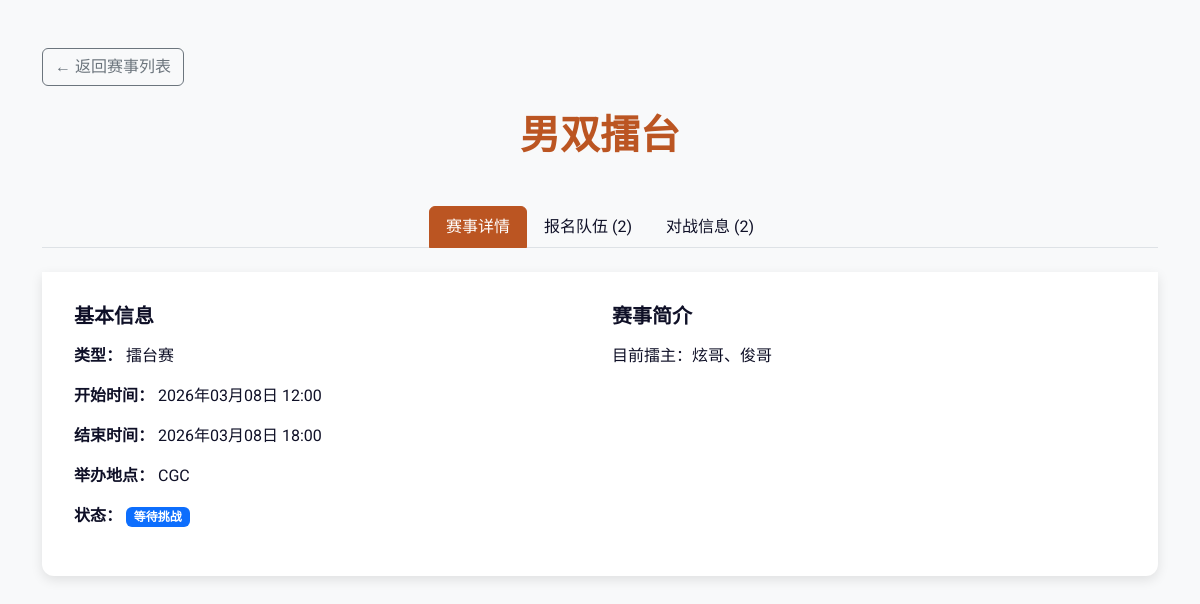
/event/1/, run on an earlier commit of the app's database.
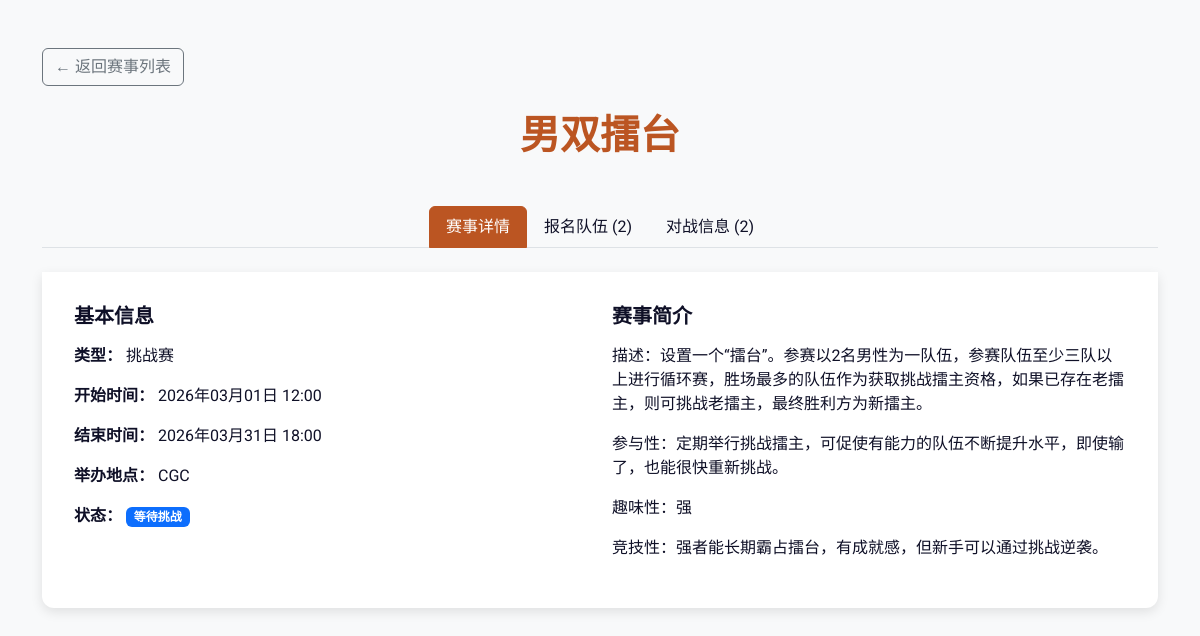
And on a later commit of the database.
### events/models.py (models this page shows, shortened)
class Event(models.Model):
    name = models.CharField('赛事名称', max_length=200)
    event_type = models.ForeignKey(  # ← 改成 ForeignKey
        EventType,
        on_delete=models.PROTECT,  # 防止删除类型时误删赛事
        related_name='events',
        verbose_name='赛事类型'
    )
    start_time = models.DateTimeField('开始时间')
    end_time = models.DateTimeField('结束时间', null=True, blank=True)
    location = models.CharField('举办地点', max_length=200)
    description = models.TextField('赛事简介', blank=True)
    status = models.CharField('状态', max_length=20, choices=[
        ('upcoming', '即将举行'),
        ('ongoing', '进行中'),
        ('finished', '已结束'),
    ], default='upcoming')
    created_at = models.DateTimeField('创建时间', auto_now_add=True)
    class Meta:
        ordering = ['-start_time']
        verbose_name = '赛事'
        verbose_name_plural = '赛事'

class EventType(models.Model):
    name = models.CharField('类型名称', max_length=100, unique=True)  # 如 “男子双打”、“女子双打”
    description = models.TextField('描述', blank=True)
    created_at = models.DateTimeField('创建时间', auto_now_add=True)
    class Meta:
        verbose_name = '赛事类型'
        verbose_name_plural = '赛事类型'
        ordering = ['name']

### events/views.py (the view)
# urls.py: path('event/<int:pk>/', views.event_detail, name='event_detail'),
def event_detail(request, pk):
    event = get_object_or_404(Event, pk=pk)
    return render(request, 'events/detail.html', {'event': event})

### events/templates/events/detail.html (shortened to what this page needs)
<!DOCTYPE html>
<html lang="zh">
<head>
    <link href="https://cdn.jsdelivr.net/npm/bootstrap@5.3.3/dist/css/bootstrap.min.css" rel="stylesheet">
</head>
<body>
    <div class="container py-5">
        <a href="{% url 'event_list' %}" class="btn btn-outline-secondary mb-4">← 返回赛事列表</a>
        <h1 class="text-center mb-5 fw-bold" style="color: var(--rg-red);">{{ event.name }}</h1>
        <ul class="nav nav-tabs justify-content-center mb-4" id="eventTabs" role="tablist">
            <li class="nav-item" role="presentation">
                <button class="nav-link active" id="details-tab" data-bs-toggle="tab" data-bs-target="#details" type="button" role="tab" aria-controls="details" aria-selected="true">
                    赛事详情
                </button>
            </li>
            <li class="nav-item" role="presentation">
                <button class="nav-link" id="teams-tab" data-bs-toggle="tab" data-bs-target="#teams" type="button" role="tab" aria-controls="teams" aria-selected="false">
                    报名队伍 ({{ event.teams.count }})
                </button>
            </li>
            <li class="nav-item" role="presentation">
                <button class="nav-link" id="matches-tab" data-bs-toggle="tab" data-bs-target="#matches" type="button" role="tab" aria-controls="matches" aria-selected="false">
                    对战信息 ({{ event.matches.count }})
                </button>
            </li>
        </ul>
        <div class="tab-content" id="eventTabsContent">
            <div class="tab-pane fade show active" id="details" role="tabpanel" aria-labelledby="details-tab">
                <div class="row">
                    <div class="col-md-6">
                        <h5 class="mb-3">基本信息</h5>
                        <p><strong>类型：</strong> {{ event.event_type.name }}</p>
                        <p><strong>开始时间：</strong> {{ event.start_time|date:"Y年m月d日 H:i" }}</p>
                        {% if event.end_time %}
                        <p><strong>结束时间：</strong> {{ event.end_time|date:"Y年m月d日 H:i" }}</p>
                        {% endif %}
                        <p><strong>举办地点：</strong> {{ event.location }}</p>
                        <p><strong>状态：</strong>
                            <span class="badge
                                {% if event.status == 'upcoming' %}bg-primary
                                {% elif event.status == 'ongoing' %}bg-success
                                {% else %}bg-secondary{% endif %}">
                                {% if event.status == 'upcoming' %}等待挑战
                                {% elif event.status == 'ongoing' %}进行中
                                {% else %}已结束{% endif %}
                            </span>
                        </p>
                    </div>
                    <div class="col-md-6">
                        <h5 class="mb-3">赛事简介</h5>
                        <p>{{ event.description|linebreaks }}</p>
                    </div>
                </div>
            </div>
        </div>
    </div>
</body>
</html>

What changed in the data, as far as the page shows it:
changed Event "男双擂台": event_type.name "擂台赛" → "挑战赛"; start_time "2026年03月08日 12:00" → "2026年03月01日 12:00"; end_time "2026年03月08日 18:00" → "2026年03月31日 18:00"; description "目前擂主：炫哥、俊哥" → "描述：设置一个“擂台”。参赛以2名男性为一队伍，参赛队伍至少三队以上进行循环赛，胜场最多的队伍作为获取挑战擂主资格，如果已存在老擂主，则可挑战老擂主，最终胜利方为新擂主。 参与性：定期举行挑战擂主，可促使有能力的队伍不断提升水平，即使输了，也能很快重新挑战。 趣味性：强 竞技性：强者能长期霸占擂台，有成就感，但新手可以通过挑战逆袭。"
